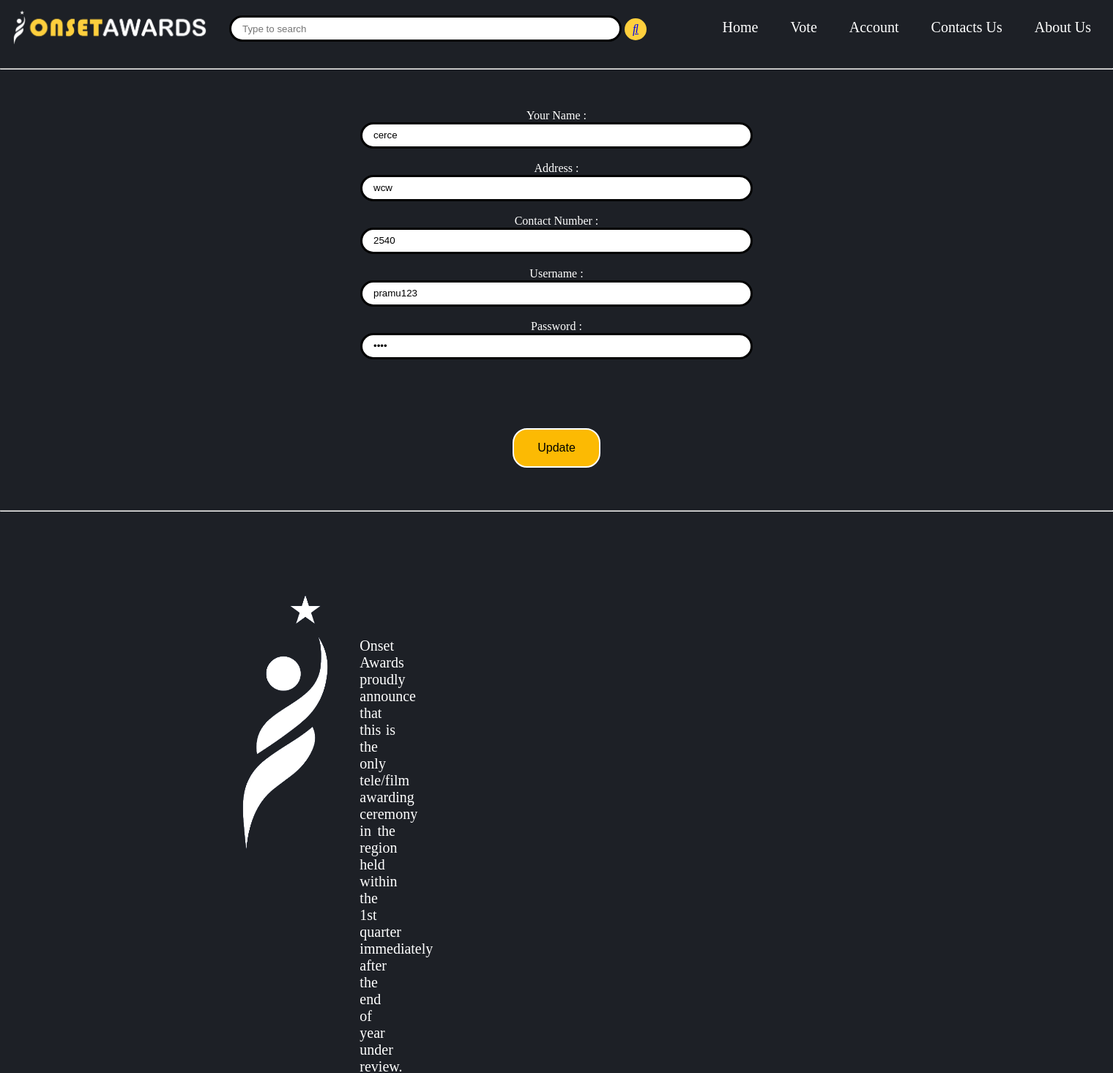
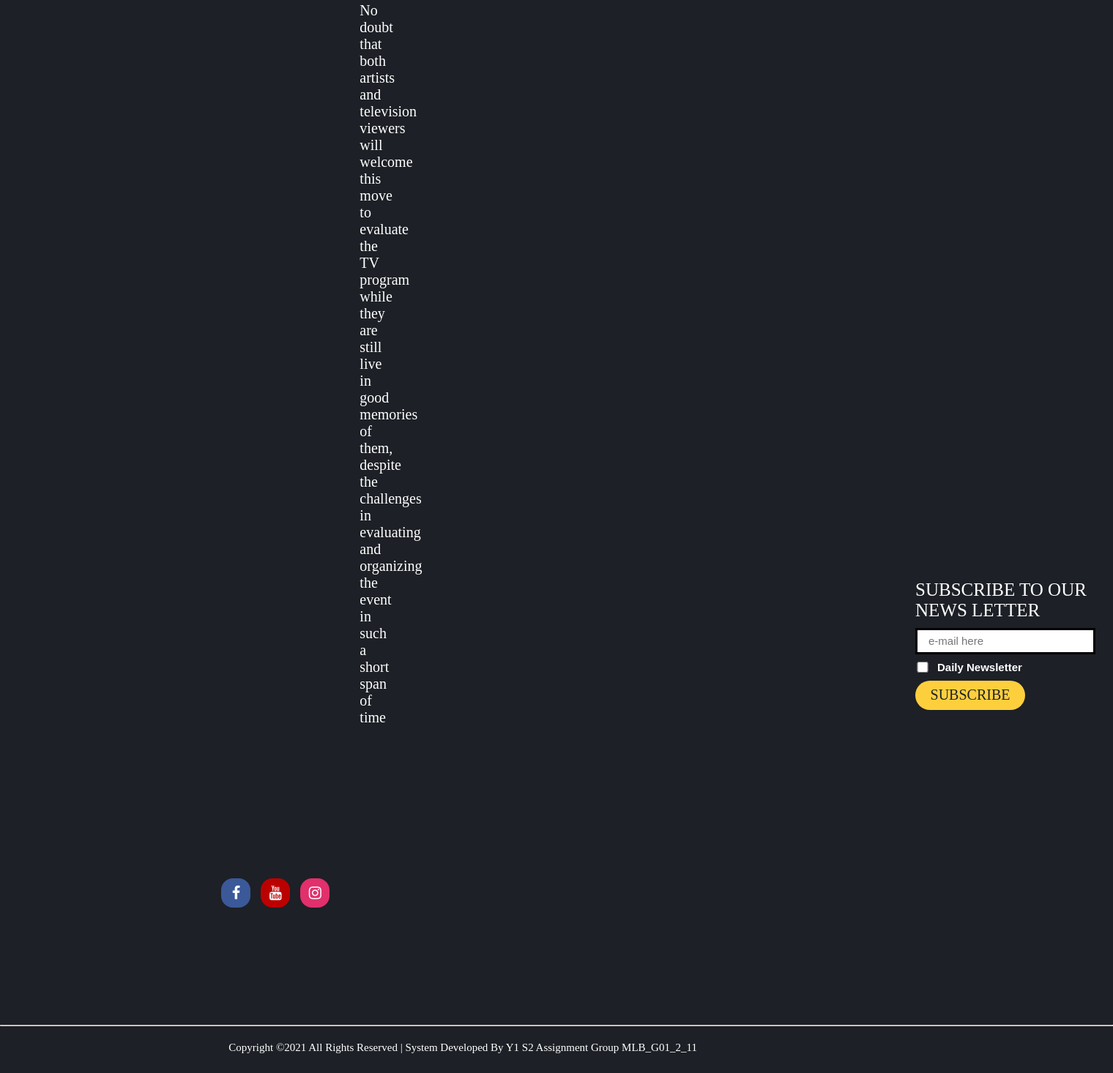
The page /edit_no.php?id=1 on the database its author committed (2 pictures, top to bottom).
### tables this page shows
CREATE TABLE `nomineed` (
  `id` int(10) NOT NULL,
  `n_name` varchar(20) NOT NULL,
  `n_add` varchar(20) NOT NULL,
  `n_contact` int(20) NOT NULL,
  `n_uname` varchar(20) NOT NULL,
  `n_ps` varchar(10) NOT NULL
);

### edit_no.php (the view, shortened to what this page needs)
<!DOCTYPE html>
<html lang="en">
<head>
<link rel="stylesheet" href="https://cdnjs.cloudflare.com/ajax/libs/font-awesome/4.7.0/css/font-awesome.min.css">
	<link rel="stylesheet" href="CSS/editno.css">
</head>
<body>
	  <div class="hero" >
      <nav>
        <img src="images/r.png" class="logo">
        <ul>
          <li class="a"><a href="Home.php">Home</a></li>
          <li class="a"><a href="voting page.html">Vote</a></li>
          <li class="a"><a href="voter acc.html">Account</a></li>
          <li class="a"><a href="contactus.html">Contacts Us</a></li>
          <li class="a"><a href="about.html">About Us</a></li>
        </ul>
        <div class="main">
          <input class = "search-txt" type="text" name="box" placeholder="Type to search">
          <div class="btn">
            <a href="#"><i class="fas fa-search"></i></a>
          </div>
        </div>
      </nav>
	<br>
<hr>
<br>
<br>
<br>
<?php
include "configg.php";
$id=$_GET["id"];
    $name="";
    $address="";
    $contactno="";
    $username="";
    $password="";
$res=mysqli_query($conn,"SELECT * FROM `nomineed` WHERE id=$id ");
while($row=mysqli_fetch_array($res))
{
    $name=$row["n_name"];
    $address=$row["n_add"];
    $contactno=$row["n_contact"];
    $username=$row["n_uname"];
    $password=$row["n_ps"];
}
?>
<div class="widget-content nopadding">
<center>
  <form name="form2" action="" method="post" class="form-horizontal">
    <div class="control-group">
      <label class="control-label">Your Name :</label>
	  <br>
      <div class="controls">
        <input type="text" class="span11" placeholder="First name" name="name" value="<?php echo $name; ?>" autofocus/>
      </div><br>
    </div>
    <div class="control-group">
      <label class="control-label">Address :</label><br>
      <div class="controls">
        <input type="text" class="span11" placeholder="Last name" name="address"value="<?php echo $address; ?>"/>
      </div><br>
    </div>
    <div class="control-group">
      <label class="control-label">Contact Number :</label><br>
      <div class="controls">
        <input type="text" class="span11" placeholder="User Name" name="contactno"  value="<?php echo $contactno; ?>"/>
      </div><br>
    </div>
    <div class="control-group" >
      <label class="control-label">Username :</label><br>
      <div class="controls">
        <input type="text"  class="span11" placeholder="Enter Password" name="username" required value="<?php echo  $username; ?>"/>
      </div><br>
    </div>
    <div class="control-group">
      <label class="control-label">Password :</label><br>
      <div class="controls">
        <input type="password"  class="span11" placeholder="Enter Password" name="upassword" readonly value="<?php echo  $password; ?>"/>
      </div><br>
    </div>
    </center>
      </div>
    <br>
	<br>
	<br><br>
        <div class="form-actions">
		<center>
      <button type="submit" name="submit1" class="neww">Update</button>
	  </center>
    </div>
<br>
<br>
<br>
<hr>
<br>
<br>
<br><br>
<br>
<br>
<div class="lg">
        <img src="Images/lg.png" width="180px" height="360px">
      </div>
      <div class="para">
        <p>Onset Awards proudly announce that this is the only tele/film awarding ceremony in the region held within the 1st quarter immediately after the end of year under review. No doubt that both artists and television viewers will welcome this move to evaluate the TV program while they are still live in good memories of them, despite the challenges in evaluating and organizing the event in such a short span of time</p>
      </div>
      <div class="sub">
        SUBSCRIBE TO OUR NEWS LETTER
      </div>
      <form action="#">
        <input type="email" id="eml" placeholder="e-mail here"><br>
        <input type="checkbox" id="chkbx">
        <h1 id="nws">Daily Newsletter</h1>
        <input type="submit" id="sbmt" value="SUBSCRIBE">
      </form>
      <div>
      <a href="#" class="fa fa-facebook"></a>
      <a href="#" class="fa fa-youtube"></a>
      <a href="#" class="fa fa-instagram"></a>
      </div>
        <hr class="hrr">
      <p class="copyright">Copyright ©2021 All Rights Reserved | System Developed By Y1 S2 Assignment Group MLB_G01_2_11</p>
      <br>
    </div>
</body>
</html>

### CSS/editno.css (style rules this page uses)
.neww { border: none; color: black; padding: 16px 32px; text-align: center; text-decoration: none; display: inline-block; font-size: 16px; margin: 4px 2px; transition-duration: 0.4s; cursor: pointer; background-color: #fcba03; color: black; border: 2px solid white; border-radius:20px; }
* { margin: 0; padding: 0; }
.hero { background: #1d2026; min-height: 100vh; width: 100%; color: #fff; position: relative; }
nav { display: flex; align-items: center; padding:10px; }
nav .logo { width: 280px; cursor: pointer; }
nav ul { flex: 1; text-align: right; }
nav ul li { display: inline-block; list-style: none; margin: 0 20px ; }
nav ul li a { text-decoration: none; color:#fff; font-family: Verdana; font-size: 20px; }
.main { position: absolute; top: 40px; left: 600px; transform: translate(-50%,-50%); }
input { border: 3px solid; height: 30px; width: 500px; border-radius: 50px; padding:0px 15px; }
.lg { margin-left:8cm; }
.para { text-align:justify; text-justify: inter-word; margin : -300px 980px 200px 13cm; font-size: 20px; font-family: tahoma; color: #fff; }
.sub { font-family: impact; font-size: 25px; margin-left: 1250px; margin-top: -400px; }
#eml { font-size: 15px; border-radius: 0; margin-left: 1250px; margin-top: 10px; width: 210px; }
.btn { color: #1d2026; float: right; width: 30px; height: 30px; border-radius: 50%; background: #fecf3d; display: flex; justify-content: center; align-items: center; margin: 4px ; }
#chkbx { margin-left: 1010px; margin-top: 10px; height: 15px; }
#nws { margin-left: 1280px; margin-top: -20px; font-size: 15px; font-family: arial, sans-serif; }
#sbmt { font-size: 20px; border-radius: 0; margin-left: 1250px; margin-top: 10px; width: 150px; height: 40px; padding: 0; font-family: impact; border-radius: 30px; background-color: #fecf3d; color: #1d2026; border: none; }
.fa { padding: 10px; font-size: 20px; width: 20px; height: 20px; text-align: center; text-decoration: none; border-radius: 40%; }
.fa-facebook { background: #3B5998; color: white; margin: 230px 10px 0px 8cm; }
.fa-youtube { background: #bb0000; color: white; margin-right: 10px; }
.fa-instagram { background: #E1306C; color: white; }
p.copyright { color: #fff; line-height: 40px; font-size: 15px; font-family: tahoma; line-height: 1.2; margin: 10px 400px 0px 8cm ; padding: 10px; }
.hrr { margin-top: 160px; }

### rows shown on the page
nomineed: name "cerce", contactno "2540", username "pramu123"
